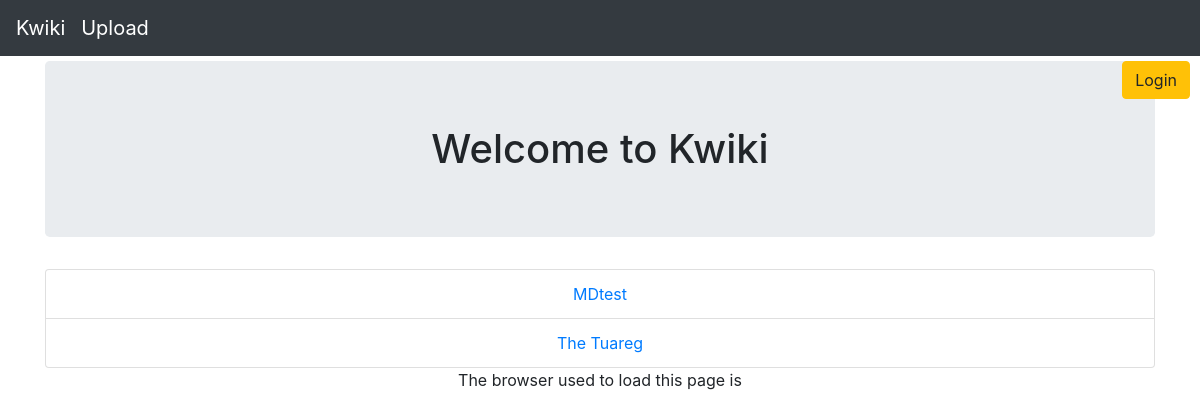
The page /wiki/ on the database as committed earlier.
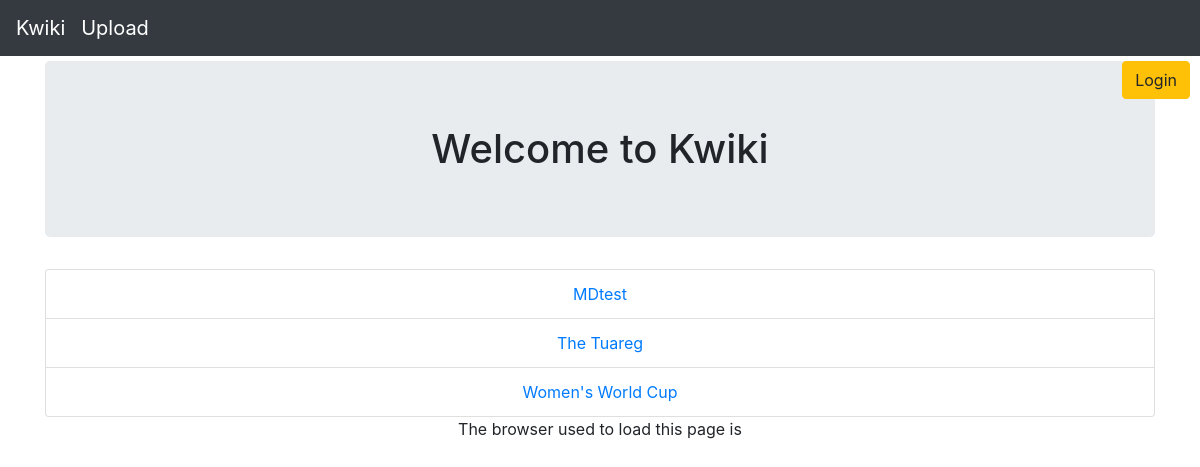
The same page on the database as committed later.
### wiki/models.py (models this page shows, shortened)
class Page(models.Model):
    title = models.CharField(max_length=64, primary_key = True)
    '''allows content to be added to the page'''
    content = models.TextField()
    '''collects statistics about how many times page has been accessed'''
    counter = models.IntegerField(default = 1)
    '''collects the title of the page'''

### wiki/views.py (the view)
# urls.py: path('',views.IndexView.as_view(), name = 'index'),
class IndexView(generic.ListView):
    template_name='wiki/index.html'
    context_object_name = 'pages'
    def get_queryset(self):
        return Page.objects.all()

### wiki/templates/wiki/index.html
{% extends "wiki/base.html"%}
{% load static %}
{% block content %}
{% if pages %}
<div class="container text-center">
{% if request.user.is_authenticated %}
<a href="{%url 'wiki:logout'%}" class="btn btn-danger login-logout"> Logout</a>
Welcome {{ request.user.username}} !!<br>
{% else %}
<a href="{%url 'wiki:login'%}" class="btn btn-warning login-logout"> Login</a>
{% endif %}
    <h1 class="jumbotron jt ">Welcome to Kwiki</h1>
    <div>
    {% for page in pages %}
        <li class="list-group-item">
             <a href="{% url 'wiki:detail' page.title %}" >{{ page.title }}</a>
        </li>
    {% endfor %}
    </div>
{% else %}
 <p> No pages found.</p>
{% endif %}
<div class="text-center">
The browser used to load this page is {{request.META.HTTP_USER_AGENT}}
</div>
</div>
{% endblock content%}

### wiki/templates/wiki/base.html (shortened to what this page needs)
{% load static %}
<!DOCTYPE html>
<html>
    <head>
        <link rel="stylesheet" type="text/css" href="{% static 'wiki/styles.css' %}">
        <link rel="stylesheet" href="https://stackpath.bootstrapcdn.com/bootstrap/4.3.1/css/bootstrap.min.css">
    </head>
    <body>
        <nav class="navbar navbar-expand-md bg-dark navbar-dark">
            <a class="navbar-brand" href="{% url 'wiki:index' %}">Kwiki</a>
            <a class="navbar-brand" href="{% url 'wiki:upload_page' %}">Upload</a>
        </nav>
        <div class="container-fluid">
            {% block content %}NO CONTENT PROVIDED{% endblock content %}
        </div>
    </body>
</html>

### wiki/static/wiki/styles.css (style rules this page uses)
.container { margin: auto; }
.jt { margin-top: 5px; margin-bottom: 5px; }
.login-logout { position: absolute; right: 10px; }
body { background-color: aqua; }

Rows that differ between the two databases and show on the page:
added Page: title "Women's World Cup"
